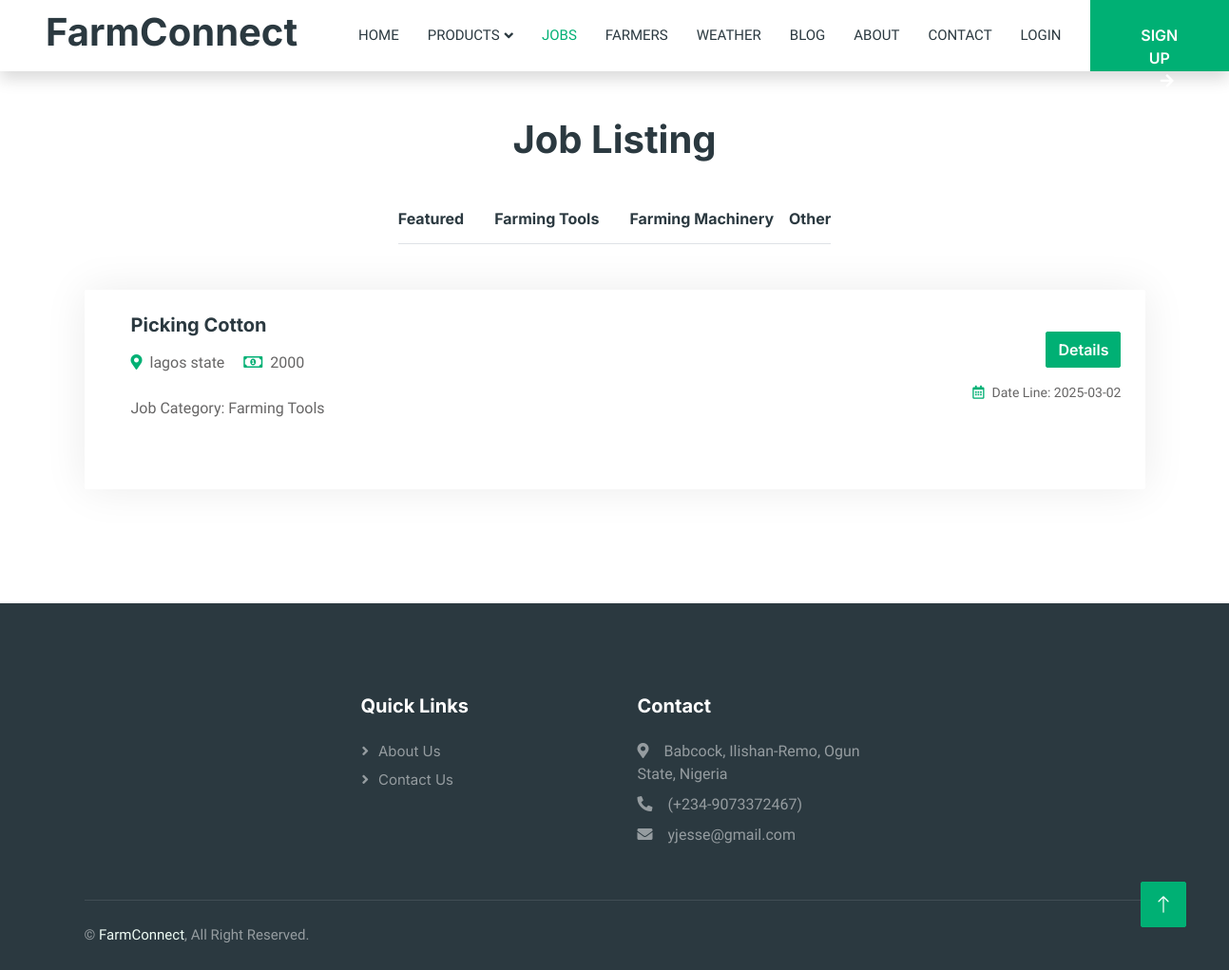
The app's page /job-list-farming-tools.php, older data.
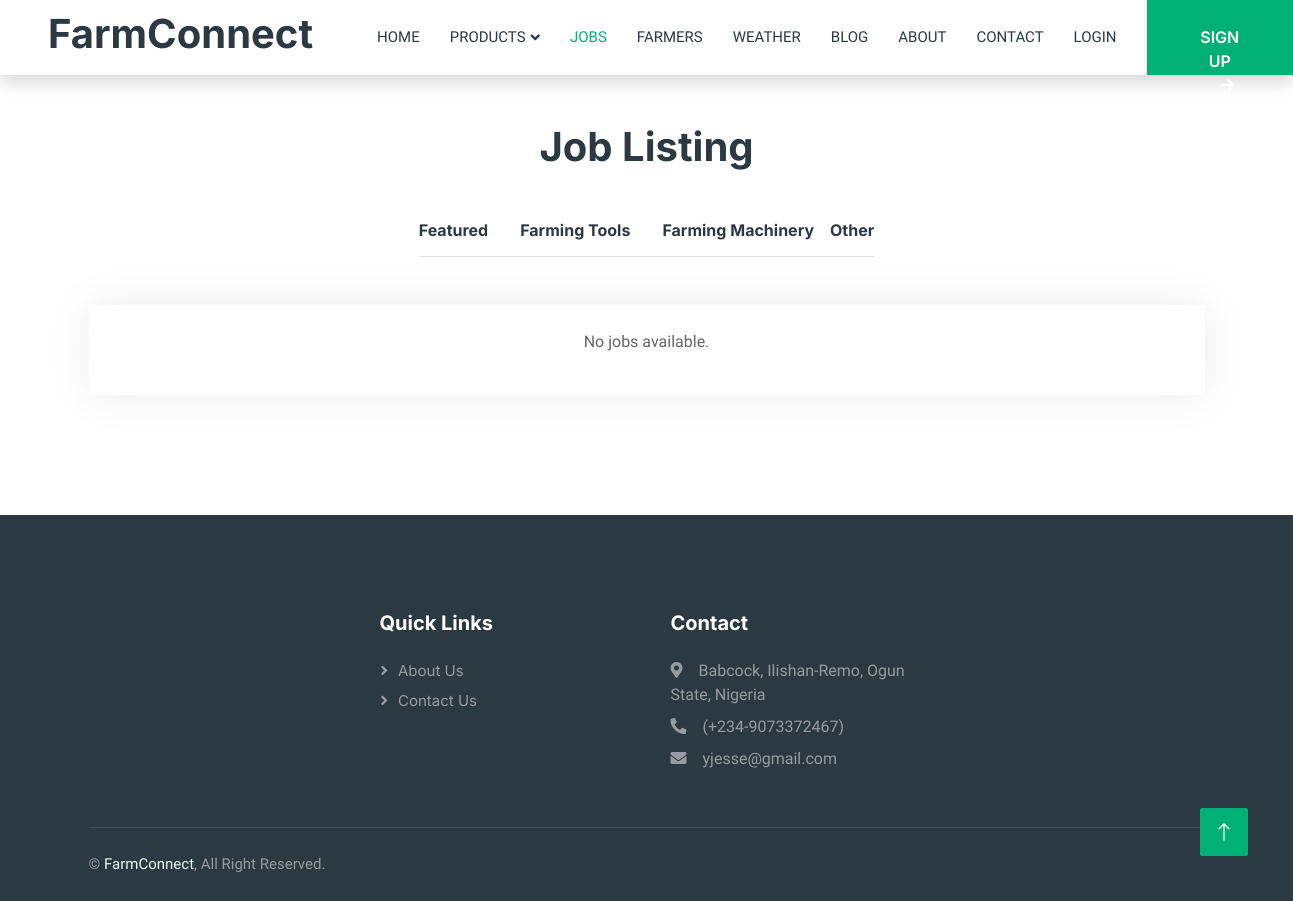
The same page, newer data.
### tables this page shows
CREATE TABLE `jobs` (
  `jobId` int(11) NOT NULL,
  `farmerId` int(11) NOT NULL,
  `jobType` varchar(100) NOT NULL,
  `jobCategory` varchar(100) NOT NULL,
  `jobDescription` varchar(150) NOT NULL,
  `jobResponsibility` varchar(255) NOT NULL,
  `farmLocation` varchar(250) NOT NULL,
  `dailyRate` int(11) NOT NULL,
  `creationDate` date NOT NULL,
  `dateLine` date NOT NULL
);

### job-list-farming-tools.php (the view, shortened to what the changed rows need)
<?php
include 'connect.php';
?>
<!DOCTYPE html>
<html lang="en">
<head>
    <link href="https://cdnjs.cloudflare.com/ajax/libs/font-awesome/5.10.0/css/all.min.css" rel="stylesheet">
    <link href="https://cdn.jsdelivr.net/npm/bootstrap-icons@1.4.1/font/bootstrap-icons.css" rel="stylesheet">
    <link href="lib/animate/animate.min.css" rel="stylesheet">
    <link href="lib/owlcarousel/assets/owl.carousel.min.css" rel="stylesheet">
    <link href="css/bootstrap.min.css" rel="stylesheet">
    <link href="css/style.css" rel="stylesheet">
</head>
<body>
    <div class="container-xxl bg-white p-0">
        <?php
            if(!isset($_SESSION['role'])){
        ?>
                <nav class="navbar navbar-expand-lg bg-white navbar-light shadow sticky-top p-0">
                    <a href="Index.php" class="navbar-brand d-flex align-items-center text-center py-0 px-4 px-lg-5">
                        <h1>FarmConnect</h1>
                    </a>
                </nav>
        <?php
            }
        ?>
            <div class="container-xxl py-5">
                <div class="container">
                    <h1 class="text-center mb-5 wow fadeInUp" data-wow-delay="0.1s">Job Listing</h1>
                    <div class="tab-class text-center wow fadeInUp" data-wow-delay="0.3s">
                        <div class="tab-content">
                            <div id="tab-1" class="tab-pane fade show p-0 active">
                                <div class="job-item p-4 mb-4">
                                    <?php
                                        $getJobs = "SELECT * FROM jobs WHERE jobCategory = 'Farming Tools'";
                                        $getJobsResult = mysqli_query($conn, $getJobs);
                                        if ($getJobsResult && mysqli_num_rows($getJobsResult) > 0) {
                                            while ($row = mysqli_fetch_assoc($getJobsResult)) {
                                                $jobId = $row['jobId'];
                                                $jobType = htmlspecialchars($row['jobType']);
                                                $jobCategory = htmlspecialchars($row['jobCategory']);
                                                $dailyRate = htmlspecialchars($row['dailyRate']);
                                                $farmLocation = htmlspecialchars($row['farmLocation']);
                                                $dateLine = htmlspecialchars($row['dateLine']);
                                                echo '
                                                    <div class="row g-4">
                                                        <div class="col-sm-12 col-md-8 d-flex align-items-center">
                                                            <div class="text-start ps-4">
                                                                <h5 class="mb-3">' . $jobType . '</h5>
                                                                <span class="text-truncate me-3"><i class="fa fa-map-marker-alt text-primary me-2"></i>' . $farmLocation . '</span>
                                                                <span class="text-truncate me-0"><i class="far fa-money-bill-alt text-primary me-2"></i>' . $dailyRate . '</span></br></br>
                                                                <span class="text-truncate me-3">Job Category: ' . $jobCategory . '</span>
                                                            </div>
                                                        </div>
                                                        <div class="col-sm-12 col-md-4 d-flex flex-column align-items-start align-items-md-end justify-content-center">
                                                            <div class="d-flex mb-3">
                                                                <a class="btn btn-primary" href="job-detail.php?jobId=' . $jobId . '">Details</a>
                                                            </div>
                                                            <small class="text-truncate"><i class="far fa-calendar-alt text-primary me-2"></i>Date Line: ' . $dateLine . '</small>
                                                        </div>
                                                    </div></br></br>';
                                            }
                                        } else {
                                            echo "<p>No jobs available.</p>";
                                        }
                                    ?>
                                </div>
                            </div>
                        </div>
                    </div>
                </div>
            </div>
    </div>
</body>
</html>

Row changes from the older to the newer data that the page shows:
removed jobs: jobType "Picking Cotton", farmLocation "lagos state", dailyRate "2000", jobCategory "Farming Tools", dateLine "2025-03-02"
Text that changed along with them:
text now shown: "No jobs available."
